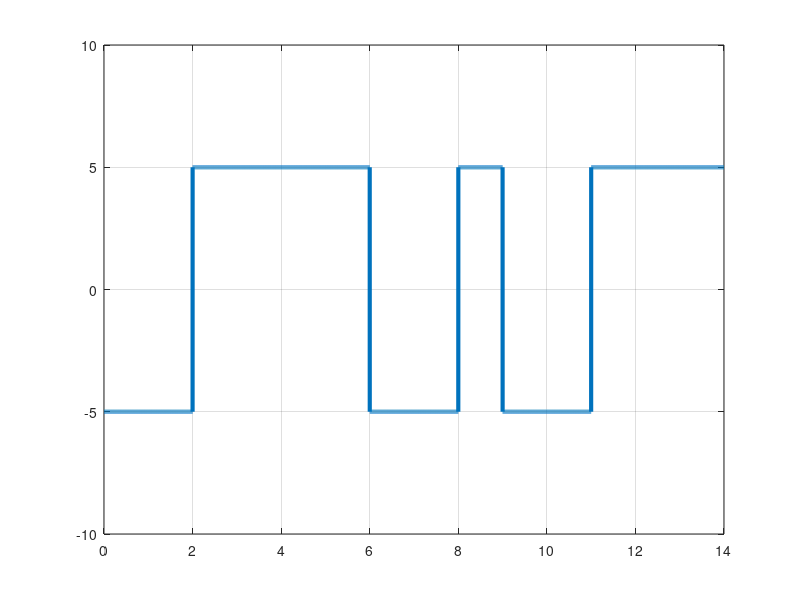

Write MATLAB code to recreate this figure.
clc;    %clear command line
clear all;  %clear variables
close all;  %clear figures 

bits = [1 0 1 0 0 0 1 0 1 1 0 1 0 0];

%Modulation :

bitRate = 1;
voltage = 5;

samplingRate = 1000;
samplingTime = 1/samplingRate;
endTime = length(bits)/bitRate;
time = 0:samplingTime:endTime;
disp(time);
sign = 1;
index = 1;
modulation = [];

if(bits(index) == 1)
    sign = -1*sign;
end

for i = 1:length(time)
    modulation(i) = sign * voltage;
    
    if(time(i)*bitRate>= index)
        index = index+1;
        if(index <= length(bits) && bits(index) == 1)
            sign = -1*sign;
        end
    end
end

plot(time,modulation,'LineWidth',3);
axis([0 endTime -voltage-5 voltage+5]);
grid on;

%Demodulation : 

index = 1;
value = voltage;
demodulation = [];

for i = 1:length(modulation)
    if(modulation(i) == value)
        demodulation(index) = 0;
    else
        demodulation(index) = 1;
    end
    if(time(i)*bitRate >= index)
        index = index+1;
        value = modulation(i);
    end
end

disp(demodulation);

% 1 = state change ( stat at -5 ) ; 0 = no change 